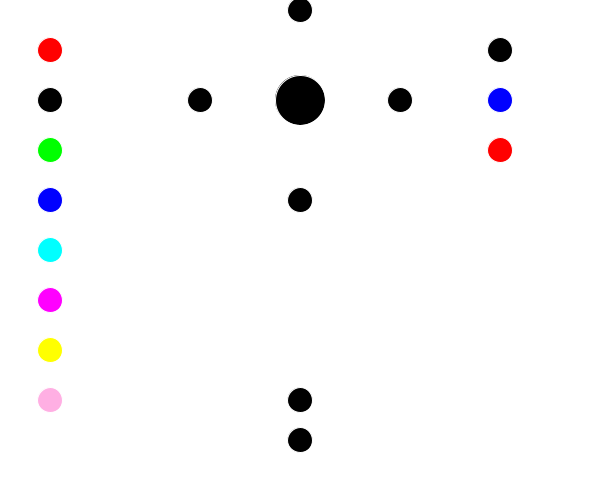
Frame 1 (no input)
Frame 60 (the mouse pressed at the canvas centre just before this capture): identical to frame 1, image omitted
Frame 120 (the mouse held since frame 60 and released just before this capture): identical to frame 1, image omitted

The Processing sketch that drew this single still picture (run headless with seeded random() and noise(); from frame 60 on, the mouse is pressed at the canvas centre):

// Processing sketch: processing_148705
// ── processing_148705.pde

boolean locked = false;
// declare buttons below
CircleButton button1, button2, button3, button4, button5, button6, button7,
button8,big,normal,small,right,left,up,down,OG,shrink,grow;

//declare colors below
color black = color(0, 0, 0);
color red = color(255, 0, 0);
color gray = color(150);
color green = color(0,255,0);
color blue = color(0,0,255);
color cyan = color(0,255,255);
color magenta = color(255,0,255);
color yellow = color(255,255,0);
color pink = color(255,175,227);

Circle c1 = new Circle(300, 100, 50, black);

void setup() {
  background(255);
  noStroke();
  size(600, 500);
  button1 = new CircleButton(50, 50, 25, red, gray);
  button2 = new CircleButton(50, 100, 25, black, gray);
  button3 = new CircleButton(50, 150, 25, green, gray);
  button4 = new CircleButton(50, 200, 25, blue, gray);
  button5 = new CircleButton(50, 250, 25, cyan, gray);
  button6 = new CircleButton(50, 300, 25, magenta, gray);
  button7 = new CircleButton(50, 350, 25, yellow, gray);
  button8 = new CircleButton(50, 400, 25, pink, gray);
  big = new CircleButton(500, 50, 25, black, gray);
  normal = new CircleButton(500, 100, 25, blue, gray);
  small = new CircleButton(500, 150, 25, red, gray);
  right = new CircleButton(400, 100, 25, black, gray);
  left = new CircleButton(200, 100, 25, black, gray);
  up = new CircleButton(300, 10, 25, black, gray);
  down = new CircleButton(300, 200, 25, black, gray);
  OG = new CircleButton(300, 100, 25, black, gray);
  shrink = new CircleButton(300, 400, 25, black, gray);
  grow = new CircleButton(300, 440, 25, black, gray);
}
void draw() {
  update(mouseX, mouseY);
  background(255);
  button1.display();
  button2.display();
  button3.display();
  button4.display();
  button5.display();
  button6.display();
  button7.display();
  button8.display();
  big.display();
  normal.display();
  small.display();
  right.display();
  left.display();
  up.display();
  down.display();
  OG.display();
  shrink.display();
  grow.display();
  c1.draw();
}
void update(int x, int y)

{

  if (locked == false) {

    button1.update();
    button2.update();
    button3.update();
    button4.update();
    button5.update();
    button6.update();
    button7.update();
    button8.update();
    big.update();
    normal.update();
    small.update();
    right.update();
    left.update();
    up.update();
    down.update();
    OG.update();
    shrink.update();
    grow.update();
  } 

  else {

    locked = false;
  }



  if (mousePressed) {

    // extend this section to handle button clicking
    if (button1.pressed()) {

      c1.setColor(red);
    } 

    else if (button2.pressed()) {

    c1.setColor(black);
    }
    
   else if (button3.pressed()) {

    c1.setColor(green);
    }
    
  else if (button4.pressed()) {

    c1.setColor(blue);
    } 
    
 else if (button5.pressed()) {

    c1.setColor(cyan);
    }
    
  else if (button6.pressed()) {

    c1.setColor(magenta);
    }
    
   else if (button7.pressed()) {

    c1.setColor(yellow);
    }
     else if (button8.pressed()) {

    c1.setColor(pink);
    }
     else if (big.pressed()) {

    c1.setDiameter(200);
    }
    else if (normal.pressed()) {

    c1.setDiameter(50);
    }
    else if (small.pressed()) {

    c1.setDiameter(10);
    }
     else if (right.pressed()) {

    c1.setXY(c1.x+1, c1.y);
   }
    else if (left.pressed()) {

    c1.setXY(c1.x-1,c1.y);
    }
    else if (up.pressed()) {

    c1.setXY(c1.x,c1.y-1);
    }
    else if (down.pressed()) {

    c1.setXY(c1.x, c1.y+1);
    }
    else if (OG.pressed()) {

    c1.setXY(300,100);
    }
     else if (shrink.pressed()) {

    c1.setDiameter(c1.diameter-5);
    }
    else if (grow.pressed()) {

    c1.setDiameter(c1.diameter+5);
    }
  }  
}
class Button

{

  int x, y;

  int size;

  color basecolor, highlightcolor;

  color currentcolor;

  boolean over = false;

  boolean pressed = false;   



  void update() 

  {

    if (over()) {

      currentcolor = highlightcolor;
    } 

    else {

      currentcolor = basecolor;
    }
  }



  boolean pressed() 

  {

    if (over) {

      locked = true;

      return true;
    } 

    else {

      locked = false;

      return false;
    }
  }



  boolean over() 

  { 

    return true;
  }



  boolean overRect(int x, int y, int width, int height) 

  {

    if (mouseX >= x && mouseX <= x+width && 

      mouseY >= y && mouseY <= y+height) {

      return true;
    } 

    else {

      return false;
    }
  }



  boolean overCircle(int x, int y, int diameter) 

  {

    float disX = x - mouseX;

    float disY = y - mouseY;

    if (sqrt(sq(disX) + sq(disY)) < diameter/2 ) {

      return true;
    } 

    else {

      return false;
    }
  }
}



class CircleButton extends Button

{ 

  CircleButton(int ix, int iy, int isize, color icolor, color ihighlight) 

  {

    x = ix;

    y = iy;

    size = isize;

    basecolor = icolor;

    highlightcolor = ihighlight;

    currentcolor = basecolor;
  }



  boolean over() 

  {

    if ( overCircle(x, y, size) ) {

      over = true;

      return true;
    } 

    else {

      over = false;

      return false;
    }
  }



  void display() 

  {

    stroke(255);

    fill(currentcolor);

    ellipse(x, y, size, size);
  }
}

class Circle
{
  float x, y, diameter;
  color c;

  Circle(float x, float y, float diameter, color c) {
    this.x = x;
    this.y = y;
    this.diameter = diameter;
    this.c = c;
  }

  void draw() {
    fill(c);
    ellipse(x, y, diameter, diameter);
  }

  void setColor(color c)
  {
    this.c = c;
  }

  void setDiameter(float diameter)
  {
    this.diameter = diameter;
  }

  void setXY(float x, float y)
  {
    this.x = x;
    this.y = y;
  }
}
